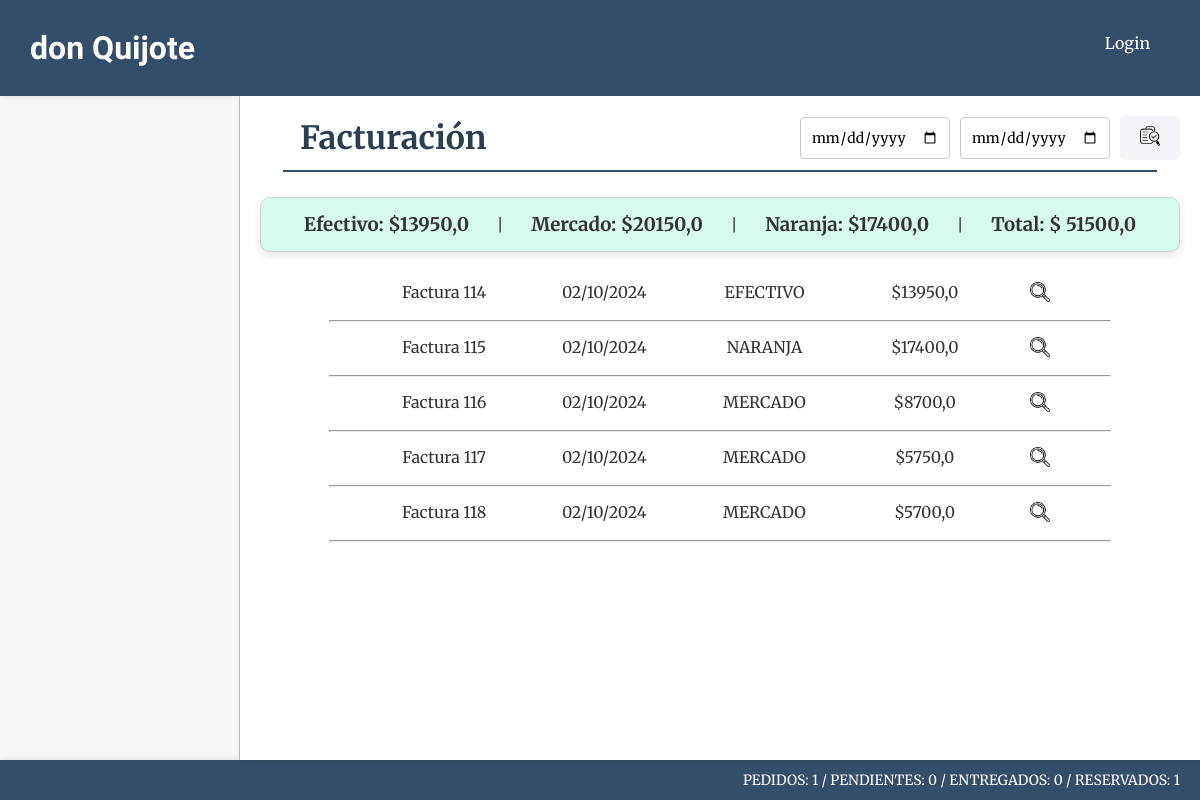
The page /facturas/facturas/ on the database as committed earlier.
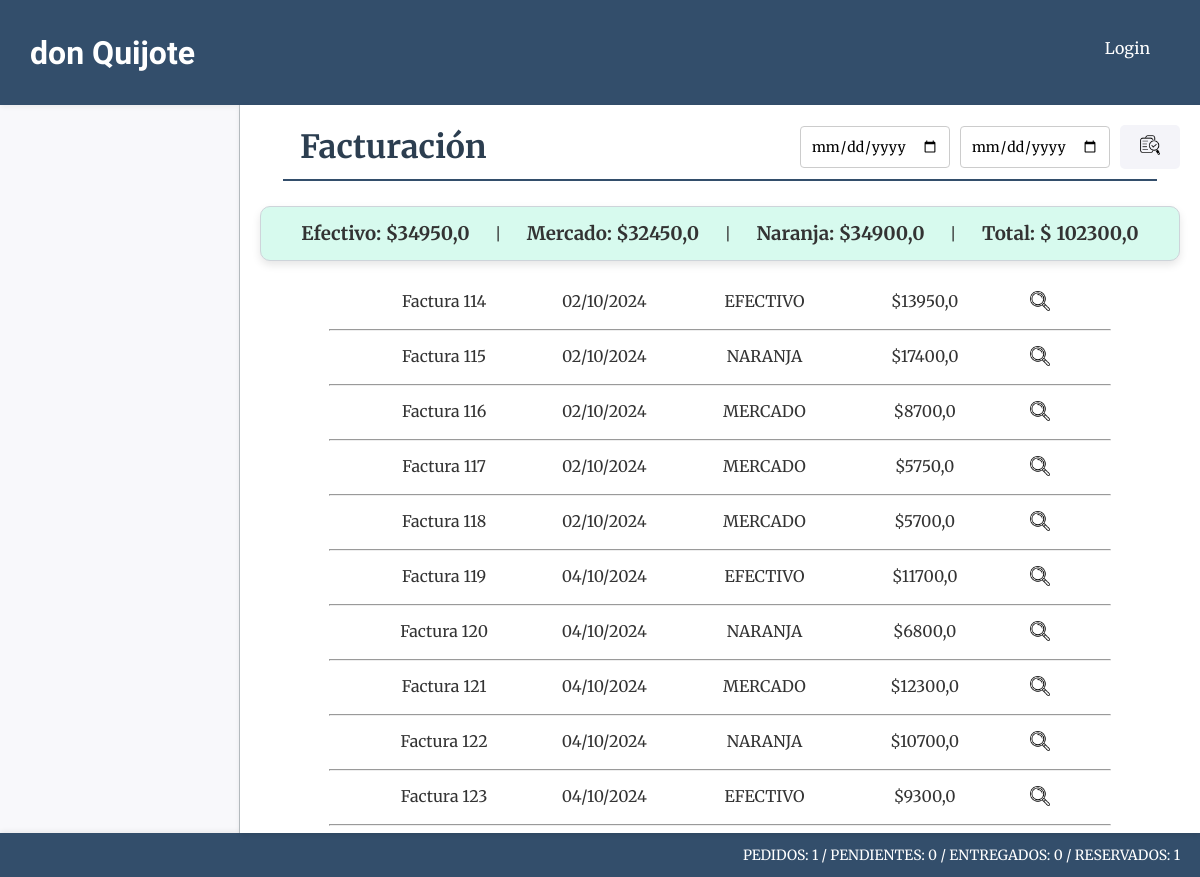
The same page on the database as committed later.
### facturas/models.py (models this page shows, shortened)
class Facturas(models.Model):
    forma_pago = models.CharField(max_length=50)
    pago = models.FloatField()
    fecha = models.DateField(auto_now_add=True)
    envio = models.FloatField(null=True, blank=True)
    class Meta:
        db_table = "facturas"
        verbose_name = "Facturas"

### facturas/views.py (the view, shortened to what this page needs)
# urls.py: path('facturas/', include('facturas.urls')),
def facturas(request):
    now = datetime.now()
    facturas = Facturas.objects.filter(fecha__year=now.year, fecha__month=now.month)
    productos_factura = FacturaProducto.objects.all()
    caja_total= 0.0
    caja_efectivo=0.0
    caja_mercado=0.0
    caja_naranja=0.0
    for factura in facturas:
        caja_total += factura.pago
        if factura.forma_pago == "efectivo":
            caja_efectivo += factura.pago
        elif factura.forma_pago == "mercado":
            caja_mercado += factura.pago
        elif factura.forma_pago == "naranja":
            caja_naranja += factura.pago
    form = RangoFechasForm(request.GET or None)
    context = {
        'form': form,
        'facturas': facturas,
        'productos_factura': productos_factura,
        'caja_total': caja_total,
        'caja_efectivo': caja_efectivo,
        'caja_mercado': caja_mercado,
        'caja_naranja': caja_naranja,
    }
    return render(request, "facturas/facturas.html", context)

### facturas/forms.py
class RangoFechasForm(forms.Form):
    fecha_inicio = forms.DateField(
        widget=forms.TextInput(attrs={'type': 'date', 'class': 'form-contrl'}),
        label=''
    )
    fecha_fin = forms.DateField(
        widget=forms.TextInput(attrs={'type': 'date', 'class': 'form-contrl'}),
        label=''
    )

### core/context_processors.py (called while the page is built)
def counter_pedidos(request):
    cant_pedidos = Pedido.objects.all().count()
    cant_entregados = Pedido.objects.filter(estado='entregado').count()
    cant_pendientes = Pedido.objects.filter(estado='pendiente').count()
    cant_reservados = Pedido.objects.filter(estado='reservado').count()
    return {'cant_pedidos':cant_pedidos, "cant_entregados":cant_entregados, "cant_pendientes":cant_pendientes, "cant_reservados":cant_reservados }

### productos/models.py (called while the page is built)
    def __str__(self):
        return self.nombre

### facturas/templates/facturas/facturas.html (shortened to what this page needs)
{% extends 'core/base.html' %}
{% load static %}
{% block css %}
    <link rel="stylesheet" href="{% static 'facturas/css/styles.css' %}">
{% endblock css %}
{% block titulo %}
    <div class="main-titulo-container">
        <div class="titulo-opciones-container">
            <h1 class="main-titulo">Facturación</h1>
            <div class="btn-container">
                <form method="get" class="filtro-form">
                    {{ form.as_p }}
                    <button type="submit" class="btn-opc"><img class="icono-opc" src="{% static 'facturas/img/buscar_dato.webp' %}" alt="Detalle Producto"></button>
                </form>
            </div>
        </div>
        <hr class="main-hr"/>
    </div>
{% endblock titulo %}
{% block main %}
<div class="facturas-totales card">
    <h3>Efectivo: ${{caja_efectivo}}</h3>
    <p>|</p>
    <h3>Mercado: ${{caja_mercado}}</h3>
    <p>|</p>
    <h3>Naranja: ${{caja_naranja}}</h3>
    <p>|</p>
    <h3>Total: $ {{caja_total}}</h3>
</div>
{% for factura in facturas %}
    <div class="facturas-detalle">
        <p class="facturas-detalle-pedido">Factura {{ factura.id }}</p>
        <p class="facturas-detalle-pedido">{{ factura.fecha|date:"d/m/Y" }}</p>
        <p class="facturas-detalle-pedido">{{ factura.forma_pago|upper }}</p>
        <p class="facturas-detalle-pedido">${{ factura.pago }}</p>
        <button onclick="toggleProductos('{{ factura.id }}')" class="facturas-detalle-icono">
            <img class="icono-opc" src="{% static 'facturas/img/lupa.webp' %}" alt="Detalle Factura">
        </button>
    </div>
    <div class="facturas-hr-container">
        <hr class="facturas-hr">
    </div>
{% endfor %}
{% endblock main %}

Rows that differ between the two databases and show on the page:
added Facturas: id "119", fecha "04/10/2024", forma_pago "EFECTIVO", pago "11700,0"
added Facturas: id "120", fecha "04/10/2024", forma_pago "NARANJA", pago "6800,0"
added Facturas: id "121", fecha "04/10/2024", forma_pago "MERCADO", pago "12300,0"
added Facturas: id "122", fecha "04/10/2024", forma_pago "NARANJA", pago "10700,0"
added Facturas: id "123", fecha "04/10/2024", forma_pago "EFECTIVO", pago "9300,0"
Other text that changed with them:
{{ caja_efectivo }}: "13950,0" → "34950,0"
{{ caja_mercado }}: "20150,0" → "32450,0"
{{ caja_naranja }}: "17400,0" → "34900,0"
{{ caja_total }}: "51500,0" → "102300,0"
